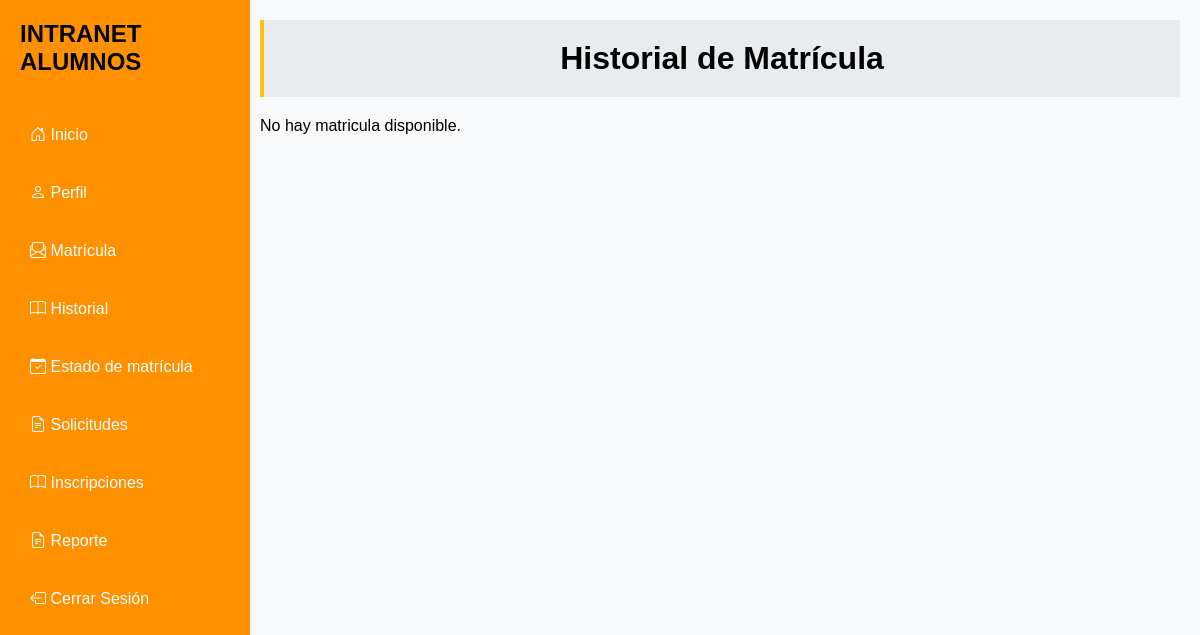
Page /historial/ (signed in) on the earlier database version.
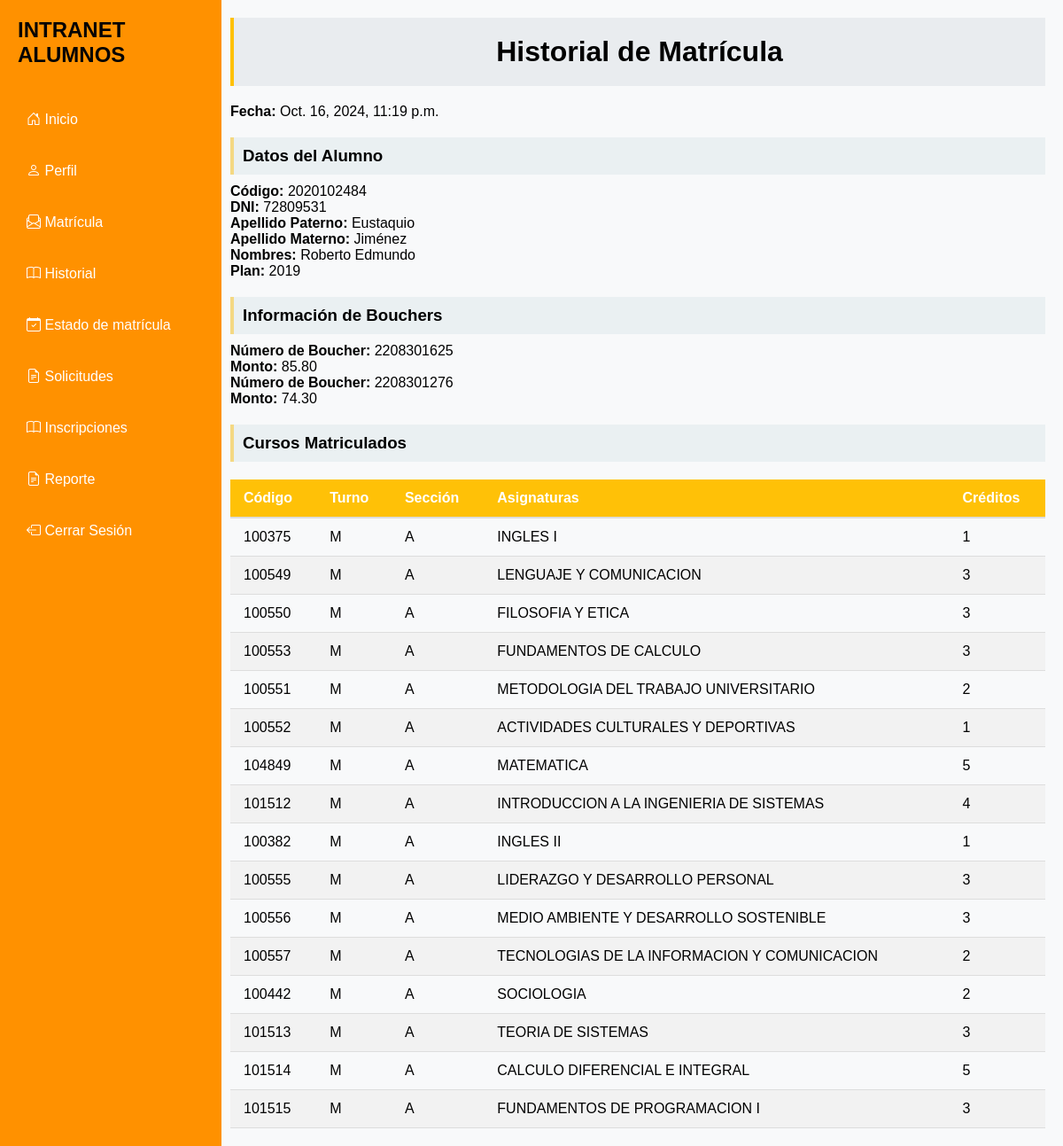
Same page on the later database version.
### App/models.py (models this page shows, shortened)
class Matricula(models.Model):
    id_matricula = models.AutoField(primary_key=True)
    alumno = models.ForeignKey(Alumno, on_delete=models.CASCADE)
    cursos = models.ManyToManyField(Curso)
    boucher = models.ManyToManyField(Boucher)
    plan = models.ForeignKey(Plan, on_delete=models.CASCADE)
    fecha_matricula = models.DateTimeField(default=timezone.now)
    estado = models.CharField(max_length=20, default='pendiente')
    mensaje_rechazo = models.TextField(blank=True, null=True)
    mensaje_aprobacion = models.TextField(blank=True, null=True)

class Alumno(models.Model):
    id_alumno = models.AutoField(primary_key=True)
    codigo = models.CharField(max_length=10, default=1)
    plan = models.ForeignKey(Plan, on_delete=models.CASCADE)
    nombres = models.CharField(max_length=100)
    apellido_paterno = models.CharField(max_length=100)
    apellido_materno = models.CharField(max_length=100)
    dni = models.CharField(max_length=8)
    correo = models.EmailField(max_length=100)
    celular = models.CharField(max_length=9)
    escuela = models.ForeignKey(Escuela, on_delete=models.CASCADE)
    anio = models.IntegerField(default=1)

class Plan (models.Model):
    id_plan = models.AutoField(primary_key=True)
    nombre_plan = models.CharField(max_length=100)
    def __str__(self):
        return self.nombre_plan

class Boucher(models.Model):
    id_boucher = models.AutoField(primary_key=True)
    alumno = models.ForeignKey(Alumno, on_delete=models.CASCADE)
    numero_boucher = models.CharField(max_length=50)
    monto = models.DecimalField(max_digits=10, decimal_places=2)

class Curso(models.Model):
    id = models.AutoField(primary_key=True)
    codigo = models.CharField(max_length=10)
    nombre_curso = models.CharField(max_length=100)
    semestre = models.IntegerField(default=1)
    creditos = models.IntegerField()
    turno = models.CharField(
        max_length=1,
        choices=[('M', 'M'), ('T', 'T'), ('N', 'N')]
    )
    seccion = models.CharField(max_length=1, choices=[('A', 'A'), ('B', 'B'), ('C', 'C')])
    prerrequisito = models.CharField(
        max_length=10,
        null=True,
        blank=True,
    )
    anio = models.IntegerField(default=1)
    cupos_disponibles = models.IntegerField(default=30)

### App/views.py (the view)
# urls.py: path('historial/', views.historial, name='historial'),
@login_required
@alumno_required
def historial(request):
    usuario = request.user
    try:
        alumno = get_object_or_404(Alumno, codigo=usuario.alumno.codigo)
        matricula = Matricula.objects.filter(alumno=alumno).latest('fecha_matricula')
    except Matricula.DoesNotExist:
        matricula = None
    context = {
        'alumno': alumno,
        'matricula': matricula,
        'cursos': matricula.cursos.all() if matricula else [],
        'bouchers': matricula.boucher.all() if matricula else []
    }
    return render(request, 'historial.html', context)

### App/templates/historial.html
{% extends 'base.html' %}
{% block content %}
  <div class="Historial_Matricula">
    <h1>Historial de Matrícula</h1>
    {% if matricula %}
      <div>
        <p><strong>Fecha:</strong>  {{ matricula.fecha_matricula }}</p>
      </div>
      <div>
        <h3>Datos del Alumno</h3>
        <p><strong>Código:</strong> {{ alumno.codigo }}</p>
        <p><strong>DNI:</strong> {{ alumno.dni }}</p>
        <p><strong>Apellido Paterno:</strong> {{ alumno.apellido_paterno }}</p>
        <p><strong>Apellido Materno:</strong> {{ alumno.apellido_materno }}</p>
        <p><strong>Nombres:</strong> {{ alumno.nombres }}</p>
        <p><strong>Plan:</strong> {{ alumno.plan }}</p>
      </div>
      {% if bouchers %}
      <div>
        <h3>Información de Bouchers</h3>
        <ul>
          {% for boucher in bouchers %}
            <li>
              <p><strong>Número de Boucher:</strong> {{ boucher.numero_boucher }}</p>
              <p><strong>Monto:</strong> {{ boucher.monto }}</p>
            </li>
          {% endfor %}
        </ul>
      </div>
      {% else %}
        <p>No hay información de boucher disponible.</p>
      {% endif %}
      <div>
        <h3>Cursos Matriculados</h3>
        {% if cursos %}
        <table class="tabla-canasta">
          <thead>
            <tr>
              <th>Código</th>
              <th>Turno</th>
              <th>Sección</th>
              <th>Asignaturas</th>
              <th>Créditos</th>
            </tr>
          </thead>
          <tbody>
            {% for curso in cursos %}
            <tr>
              <td>{{ curso.codigo }}</td>
              <td>{{ curso.turno }}</td>
              <td>{{ curso.seccion }}</td>
              <td>{{ curso.nombre_curso }}</td>
              <td>{{ curso.creditos }}</td>
            </tr>
            {% endfor %}
          </tbody>
        </table>
        {% else %}
        <p>No hay cursos matriculados.</p>
        {% endif %}
      </div>
    {% else %}
      <p>No hay matricula disponible.</p>
    {% endif %}
  </div>
{% endblock %}

Differences in the rows shown:
added Matricula: fecha_matricula "Oct. 16, 2024, 11:19 p.m."
now on this page (row unchanged): Alumno: codigo "2020102484", dni "72809531", apellido_paterno "Eustaquio", apellido_materno "Jiménez", nombres "Roberto Edmundo", plan "2019"
added Boucher: numero_boucher "2208301625", monto "85.80"
added Boucher: numero_boucher "2208301276", monto "74.30"
now on this page (row edited): Curso: codigo "100375", turno "M", seccion "A", nombre_curso "INGLES I", creditos "1"
now on this page (row edited): Curso: codigo "100549", turno "M", seccion "A", nombre_curso "LENGUAJE Y COMUNICACION", creditos "3"
now on this page (row edited): Curso: codigo "100550", turno "M", seccion "A", nombre_curso "FILOSOFIA Y ETICA", creditos "3"
now on this page (row edited): Curso: codigo "100553", turno "M", seccion "A", nombre_curso "FUNDAMENTOS DE CALCULO", creditos "3"
now on this page (row edited): Curso: codigo "100551", turno "M", seccion "A", nombre_curso "METODOLOGIA DEL TRABAJO UNIVERSITARIO", creditos "2"
now on this page (row edited): Curso: codigo "100552", turno "M", seccion "A", nombre_curso "ACTIVIDADES CULTURALES Y DEPORTIVAS", creditos "1"
now on this page (row edited): Curso: codigo "104849", turno "M", seccion "A", nombre_curso "MATEMATICA", creditos "5"
now on this page (row edited): Curso: codigo "101512", turno "M", seccion "A", nombre_curso "INTRODUCCION A LA INGENIERIA DE SISTEMAS", creditos "4"
now on this page (row edited): Curso: codigo "100382", turno "M", seccion "A", nombre_curso "INGLES II", creditos "1"
now on this page (row edited): Curso: codigo "100555", turno "M", seccion "A", nombre_curso "LIDERAZGO Y DESARROLLO PERSONAL", creditos "3"
now on this page (row edited): Curso: codigo "100556", turno "M", seccion "A", nombre_curso "MEDIO AMBIENTE Y DESARROLLO SOSTENIBLE", creditos "3"
now on this page (row edited): Curso: codigo "100557", turno "M", seccion "A", nombre_curso "TECNOLOGIAS DE LA INFORMACION Y COMUNICACION", creditos "2"
now on this page (row edited): Curso: codigo "100442", turno "M", seccion "A", nombre_curso "SOCIOLOGIA", creditos "2"
now on this page (row edited): Curso: codigo "101513", turno "M", seccion "A", nombre_curso "TEORIA DE SISTEMAS", creditos "3"
now on this page (row edited): Curso: codigo "101514", turno "M", seccion "A", nombre_curso "CALCULO DIFERENCIAL E INTEGRAL", creditos "5"
now on this page (row edited): Curso: codigo "101515", turno "M", seccion "A", nombre_curso "FUNDAMENTOS DE PROGRAMACION I", creditos "3"
Other differences:
text no longer shown: "No hay matricula disponible."
text now shown: "Fecha: Datos del Alumno Código: DNI: Apellido Paterno: Apellido Materno: Nombres: Plan: Información de Bouchers Cursos Matriculados Código Turno Sección Asignaturas Créditos"
